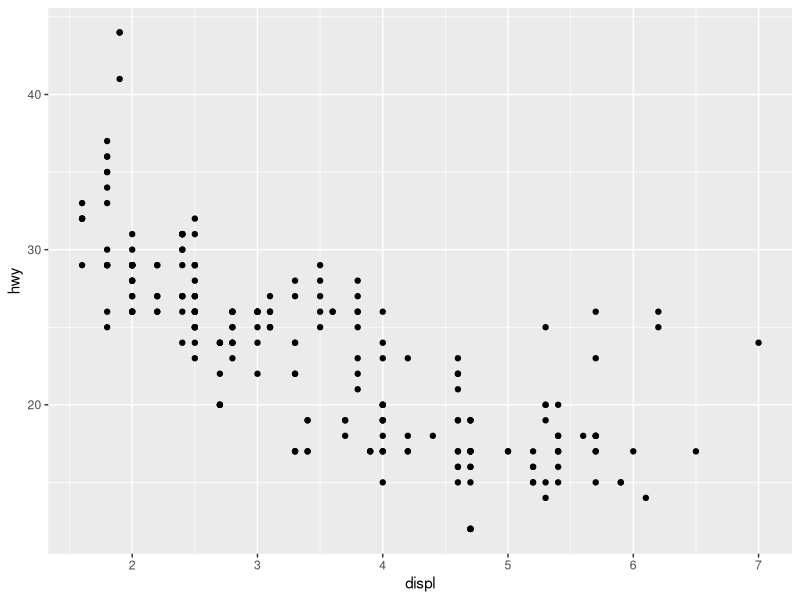
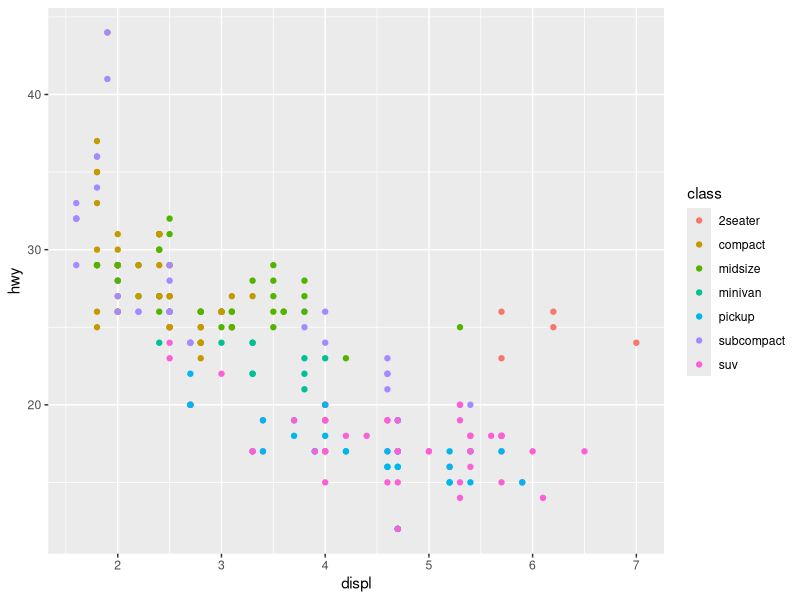
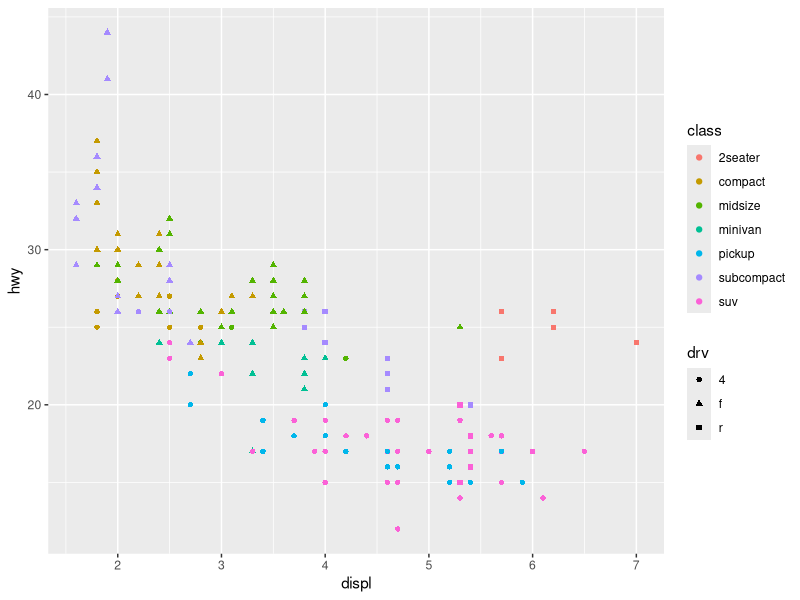
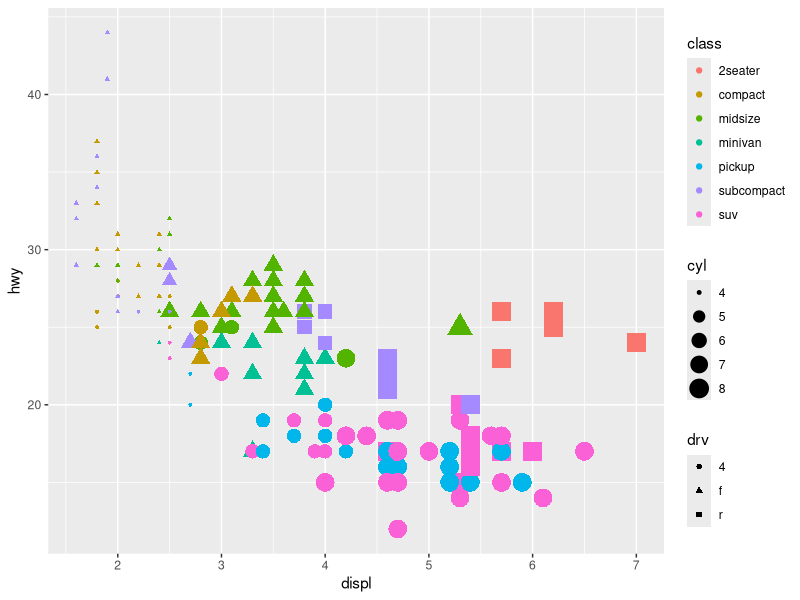
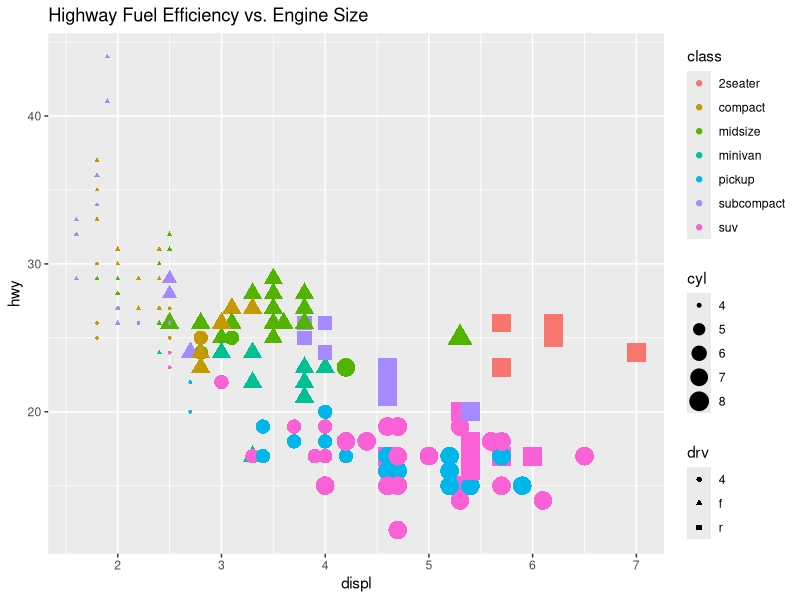

These charts were generated, in order, by the following R code:
# EPI5143 Winter 2020 Quiz 3. Due Wednesday March 11th, 2020 by 11:59pm.   
# Please provide the code (and results from console if requested) you used to execute 
# the requested commands in each question 1 to 4 in this file.  Don't forget to include 
# your name in the document! (and in the filename) don't include the plot images themselves
# When you have completed the assignment, save it in same file format right from RStudio 
# (.R which is simply a plain text file) ans submit it to Github using instructions 
# from last class and the link emailed to you
# If you haven't already, install the "tidyverse" package, and load it into memory
# using the library() command
# The data visualization lecture notes, as well as Chapter 3: Data Visualization from 
# "R for Data Science" (available at https://r4ds.had.co.nz/ ) are good resources to 
# provide guidance 


#Nicholas Cheta, 8195222

# Question 1. The dataset mpg dataset is a base R dataset which includes data on fuel efficiency of a number
# of makes and models of automobile Have a look at this dataset using the View() command.
# how many observations and how many variables does this dataset have? (provide the code 
# and result from the console window)
# (hint:  use the nrow() and ncol() and/or the dim()  R functions )

install.packages("tidyverse")
library(tidyverse)
dim(mpg)
#[1] 234 11
#There are 234 observations and 11 variables in the mpg dataset.

# The following commands to ggplot create a basic plot of the 
# highway fuel efficiency vs.engine size (displacement in L) for vehicles in the dataset
# ie. x=displ and y=hwy, run this code and look at the plot 
# (click zoom in the plots window to make it bigger) 
##################
ggplot(data = mpg) + geom_point(mapping = aes(x = displ, y = hwy))
##################
# Question 2. modify and run the ggplot code to make each class of vehicle a different colour
ggplot(data=mpg)+geom_point(mapping = aes(x=displ, y=hwy, colour=class))

# Question 3. further modify and run the code to use a different shape to plot vehicles
# according whether vehicle is front, rear or 4 wheel drive (drv)
ggplot(data=mpg)+geom_point(mapping = aes(x=displ, y=hwy, colour=class, shape = drv))

# Question 4. further modify and run the code to make the size of each point on the plot proportional
# to the number of cylinders the vehicle's engine has (cyl)
ggplot(data=mpg)+geom_point(mapping = aes(x=displ, y=hwy, colour=class, shape = drv, size=cyl))

# Question 5. Modify the code to add a suitable title of your choice to your plot
plot2 <- ggplot(data=mpg)+geom_point(mapping = aes(x=displ, y=hwy, colour=class, shape = drv, size=cyl))
plot2+labs(title='Highway Fuel Efficiency vs. Engine Size')


